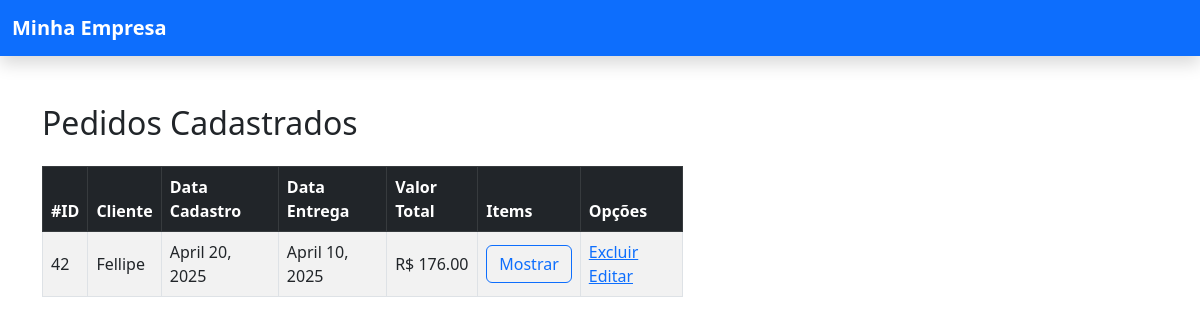
Before: /Listar_Pedidos/ with the older database file.
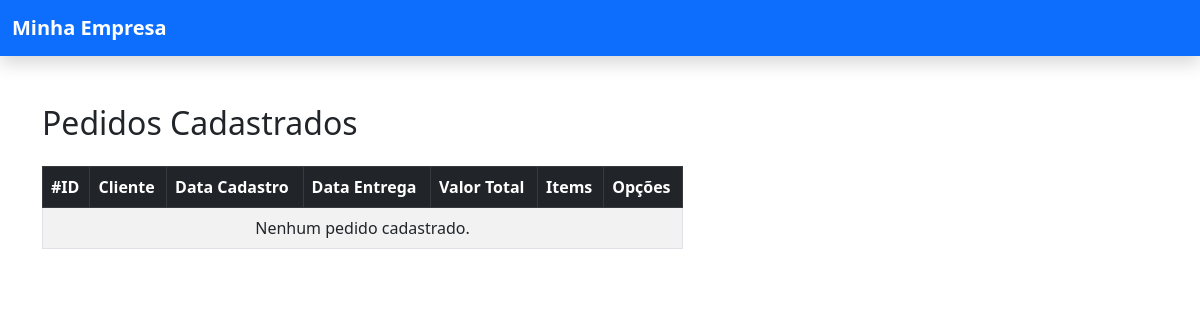
After: the same page with the newer database file.
### Pedidos/models.py (models this page shows)
class Pedidos(models.Model):
    Cliente = models.ForeignKey(Cliente,on_delete=models.CASCADE, related_name="Cliente")
    Data_Entrega = models.DateField()
    Data_Cadastro = models.DateField(default=now)
    Valor_Total = models.FloatField(default=0)

### Clientes/models.py (models this page shows)
class Endereco(models.Model):
    CEP = models.CharField(max_length=20)
    Rua = models.CharField(max_length=100)
    Bairro = models.CharField(max_length=100)
    Estado = models.CharField(max_length=100)
    Pais = models.CharField(max_length=100)
    class Meta:
        abstract = True

class Cliente(Endereco):
    Nome = models.CharField(max_length=150)
    Tipo_Cliente = models.ForeignKey(Tipo_Cliente,on_delete=models.CASCADE, related_name="Tipo")
    Classe_Cliente = models.ForeignKey(Classe_Cliente,on_delete=models.CASCADE, related_name="Classe")
    Data_Cadastro = models.DateField(default=now)
    Aniversario_Cliente = models.DateField()
    Ativo = models.BooleanField(default=True)

### Pedidos/views.py (the view)
# urls.py: path('Listar_Pedidos/', views.Listar_Pedidos, name='Listar_Pedidos'),
def Listar_Pedidos(request):
    pedidos = Pedidos.objects.all()
    pedido_id = request.GET.get('pedido_id')
    itens = []
    if pedido_id:
        try:
            pedido = get_object_or_404(Pedidos, id=pedido_id)
            itens = Itens_Pedido.objects.filter(Pedido=pedido)
        except Pedidos.DoesNotExist:
            pedido = None
    return render(request, 'Pedidos/Listar_Pedidos.html', {'pedidos': pedidos,'itens': itens})

### Pedidos/templates/Pedidos/Listar_Pedidos.html (shortened to what this page needs)
<!DOCTYPE html>
<html lang="pt-br">
<head>
    <link href="https://cdn.jsdelivr.net/npm/bootstrap@5.3.0/dist/css/bootstrap.min.css" rel="stylesheet">
</head>
<body>
    {% include 'partials/HeaderBase.html' %}
    <section class="container mt-5">
        <h2 class="mb-4">Pedidos Cadastrados</h2>
        <div class="row">
            <div class="col-md-7">
                <table class="table table-striped table-bordered align-middle">
                    <thead class="table-dark">
                        <tr>
                            <th>#ID</th>
                            <th>Cliente</th>
                            <th>Data Cadastro</th>
                            <th>Data Entrega</th>
                            <th>Valor Total</th>
                            <th>Items</th>
                            <th>Opções</th>
                        </tr>
                    </thead>
                    <tbody>
                        {% for pedido in pedidos %}
                        <tr>
                            <td>{{ pedido.id }}</td>
                            <td>{{ pedido.Cliente.Nome }}</td>
                            <td>{{ pedido.Data_Cadastro }}</td>
                            <td>{{ pedido.Data_Entrega }}</td>
                            <td>R$ {{ pedido.Valor_Total|floatformat:2 }}</td>
                            <td class="text-center">
                                <form method="GET">
                                    <button type="submit" class="btn btn-outline-primary">Mostrar</button>
                                </form>
                            </td>
                            <td>
                                <a href="{% url 'Excluir_Pedido' pedido.id %}">Excluir</a>
                                <a href="{% url 'Adicionar_Itens_Do_Pedido' pedido.id %}">Editar</a>
                            </td>
                        </tr>
                        {% empty %}
                        <tr>
                            <td colspan="7" class="text-center">Nenhum pedido cadastrado.</td>
                        </tr>
                        {% endfor %}
                    </tbody>
                </table>
            </div>
            <div class="col-md-5">
            </div>
        </div>
    </section>
</body>
</html>

### templates/partials/HeaderBase.html
{% load static %}
<header>
  <nav class="navbar navbar-expand-lg navbar-dark bg-primary shadow">
    <div class="container-fluid">
      <a href="{% url 'Home' %}" class="navbar-brand fw-bold" href="#">Minha Empresa</a>
    </div>
  </nav>
</header>

Changed rows visible on the page:
removed Pedidos: id "42", Cliente.Nome "Fellipe", Data_Cadastro "April 20, 2025", Data_Entrega "April 10, 2025", Valor_Total "176.00"
Other visible differences:
text now shown: "Nenhum pedido cadastrado."
